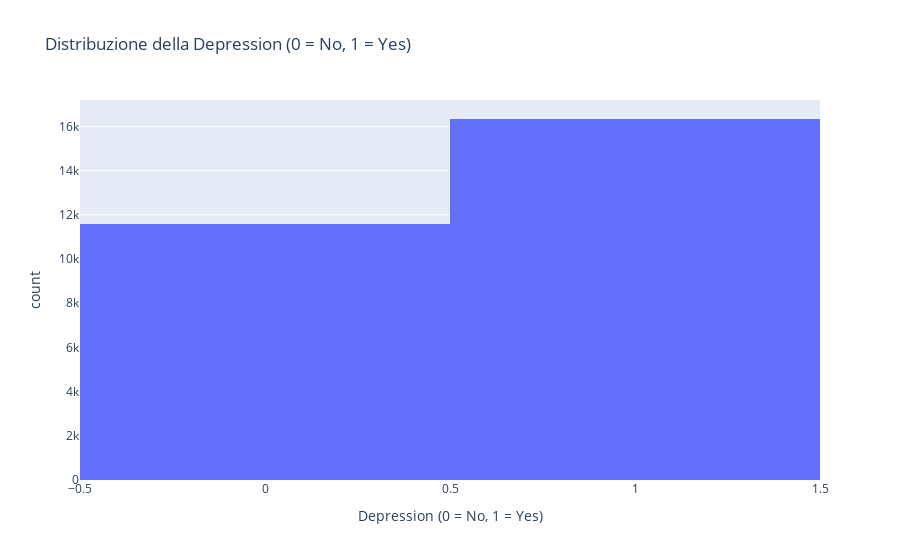
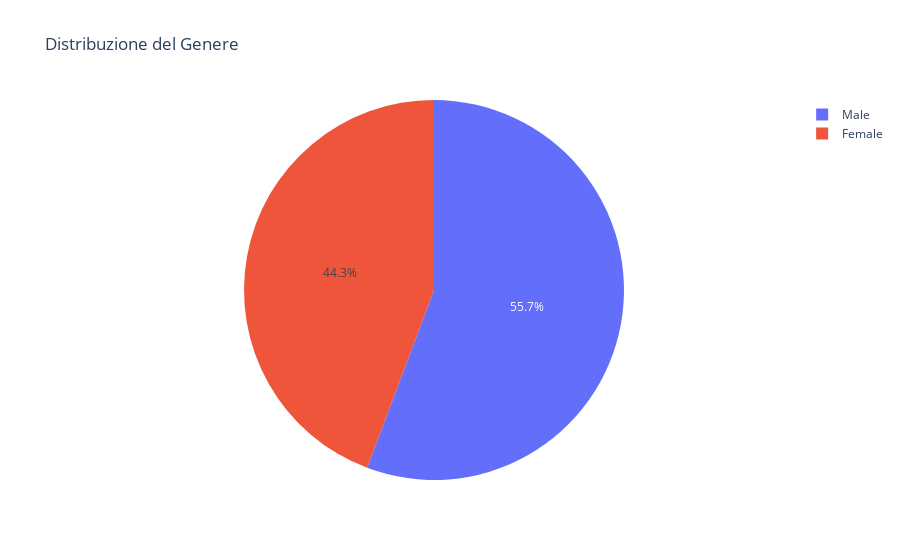
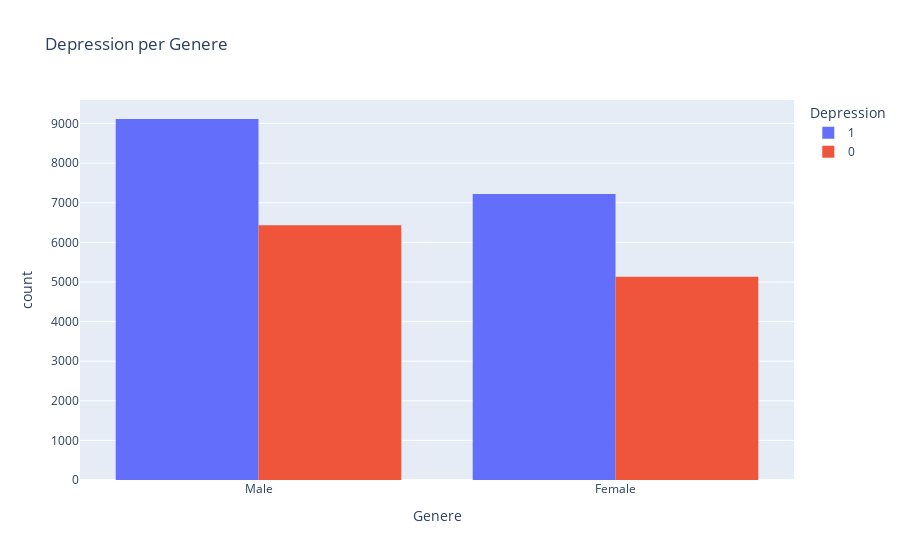
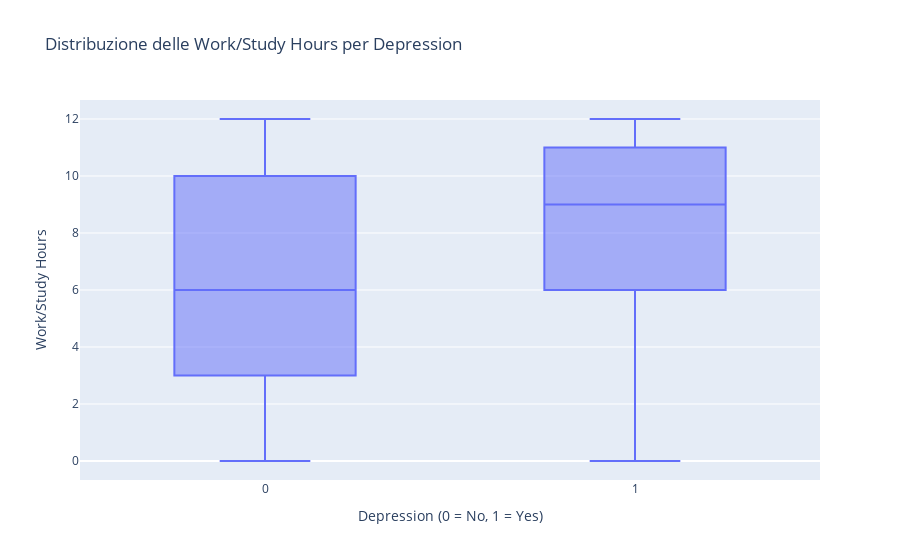

These figures' notebook cell, in order:
### Markdown cell above
# Student Depression Analysis

### Code cell
import pandas as pd
import plotly.express as px

# Carica il dataset (assicurati di aver già caricato il file CSV nella variabile df)
df = pd.read_csv('data/student_depression_dataset.csv')

# Grafico 1: Distribuzione della variabile Depression
fig1 = px.histogram(df, x='Depression', 
                    title='Distribuzione della Depression (0 = No, 1 = Yes)',
                    labels={'Depression': 'Depression (0 = No, 1 = Yes)'})
fig1.show()


# Grafico 5: Pie chart per la distribuzione di Genere
fig5 = px.pie(df, names='Gender', 
              title='Distribuzione del Genere',
              labels={'Gender': 'Genere'})
fig5.show()


# Grafico 2: Depression per Genere
fig2 = px.histogram(df, x="Gender", color="Depression", barmode="group", 
                    title="Depression per Genere",
                    labels={'Gender': 'Genere'})
fig2.show()

# TODO percentuale maschi vs femmine depresse (grafico impilato)


# TODO istogramma sovrapposto che metta in relazione Work/Study Hours per Depression

# Grafico 4: Box plot: Work/Study Hours per Depression
fig4 = px.box(df, x='Depression', y='Work/Study Hours', 
              title="Distribuzione delle Work/Study Hours per Depression",
              labels={'Depression': 'Depression (0 = No, 1 = Yes)', 'Work/Study Hours': 'Work/Study Hours'})
fig4.show()


# TODO no scatter, box plot per ogni accdemic pressure
df_filtered = df[df["Academic Pressure"] == 1]

fig = px.scatter(
    df_filtered,
    x="Academic Pressure",
    y="CGPA",
    color="Depression",
    title="Scatter Plot: Academic Pressure 1 vs CGPA (colorato per Depression)",
    hover_data=['Gender', 'Age'],
    labels={'Academic Pressure': 'Academic Pressure', 'CGPA': 'CGPA'}
)

fig.update_xaxes(range=[1, 1])

fig.show()



#Numero di studenti per città

city_counts = df['City'].value_counts()

fig1 = px.bar(x=city_counts.index, y=city_counts.values,
              labels={'x': 'City', 'y': 'Number of Students'},
              title='Number of Students per City')
fig1.update_layout(xaxis_tickangle=-45)
fig1.show()


#Media della pressione accademica e lavorativa per città
city_stress = df.groupby("City")[["Academic Pressure", "Work Pressure"]].mean().reset_index()

fig2 = px.bar(city_stress, x="City", y=["Academic Pressure", "Work Pressure"],
              barmode='group',
              title='Average Academic and Work Pressure per City')
fig2.update_layout(xaxis_tickangle=-45)
fig2.show()


#Percentuale di studenti con depressione per città
city_depression_rate = df.groupby("City")["Depression"].mean().reset_index()
city_depression_rate["Depression"] = city_depression_rate["Depression"] * 100  # percentuale

fig3 = px.bar(city_depression_rate.sort_values("Depression", ascending=False),
              x="City", y="Depression",
              title="Depression Rate per City (%)",
              labels={"Depression": "Depression Rate (%)"})
fig3.update_layout(xaxis_tickangle=-45)
fig3.show()


# TODO lasciare 1 e 3 graifco, spiegare valori anonimi, fare grafico con dimensione citta (e classificazione) VS percentuale depressione
# TODO accademic pressure per tipo di citta
# TODO istogramma con depressione e tipo di citta

### Figure 1 — Plotly figure (JSON) as saved in the notebook; plotly's stock layout.template omitted (floating-point values rounded to 4 significant figures; data arrays with more than 128 entries replaced by an {"elided": "..."} marker saying what was removed)
{"data": [{"alignmentgroup": "True", "bingroup": "x", "hovertemplate": "Depression (0 = No, 1 = Yes)=%{x}<br>count=%{y}<extra></extra>", "legendgroup": "", "marker": {"color": "#636efa", "pattern": {"shape": ""}}, "name": "", "offsetgroup": "", "orientation": "v", "showlegend": false, "type": "histogram", "x": {"elided": "27901 int values"}, "xaxis": "x", "yaxis": "y"}], "layout": {"barmode": "relative", "legend": {"tracegroupgap": 0}, "title": {"text": "Distribuzione della Depression (0 = No, 1 = Yes)"}, "xaxis": {"anchor": "y", "domain": [0, 1], "title": {"text": "Depression (0 = No, 1 = Yes)"}}, "yaxis": {"anchor": "x", "domain": [0, 1], "title": {"text": "count"}}}}

### Figure 2 — Plotly figure (JSON) as saved in the notebook; plotly's stock layout.template omitted (floating-point values rounded to 4 significant figures; data arrays with more than 128 entries replaced by an {"elided": "..."} marker saying what was removed)
{"data": [{"domain": {"x": [0, 1], "y": [0, 1]}, "hovertemplate": "Genere=%{label}<extra></extra>", "labels": {"elided": "27901 str values"}, "legendgroup": "", "name": "", "showlegend": true, "type": "pie"}], "layout": {"legend": {"tracegroupgap": 0}, "title": {"text": "Distribuzione del Genere"}}}

### Figure 3 — Plotly figure (JSON) as saved in the notebook; plotly's stock layout.template omitted (floating-point values rounded to 4 significant figures; data arrays with more than 128 entries replaced by an {"elided": "..."} marker saying what was removed)
{"data": [{"alignmentgroup": "True", "bingroup": "x", "hovertemplate": "Depression=1<br>Genere=%{x}<br>count=%{y}<extra></extra>", "legendgroup": "1", "marker": {"color": "#636efa", "pattern": {"shape": ""}}, "name": "1", "offsetgroup": "1", "orientation": "v", "showlegend": true, "type": "histogram", "x": {"elided": "16336 str values"}, "xaxis": "x", "yaxis": "y"}, {"alignmentgroup": "True", "bingroup": "x", "hovertemplate": "Depression=0<br>Genere=%{x}<br>count=%{y}<extra></extra>", "legendgroup": "0", "marker": {"color": "#EF553B", "pattern": {"shape": ""}}, "name": "0", "offsetgroup": "0", "orientation": "v", "showlegend": true, "type": "histogram", "x": {"elided": "11565 str values"}, "xaxis": "x", "yaxis": "y"}], "layout": {"barmode": "group", "legend": {"title": {"text": "Depression"}, "tracegroupgap": 0}, "title": {"text": "Depression per Genere"}, "xaxis": {"anchor": "y", "domain": [0, 1], "title": {"text": "Genere"}}, "yaxis": {"anchor": "x", "domain": [0, 1], "title": {"text": "count"}}}}

### Figure 4 — Plotly figure (JSON) as saved in the notebook; plotly's stock layout.template omitted (floating-point values rounded to 4 significant figures; data arrays with more than 128 entries replaced by an {"elided": "..."} marker saying what was removed)
{"data": [{"alignmentgroup": "True", "hovertemplate": "Depression (0 = No, 1 = Yes)=%{x}<br>Work/Study Hours=%{y}<extra></extra>", "legendgroup": "", "marker": {"color": "#636efa"}, "name": "", "notched": false, "offsetgroup": "", "orientation": "v", "showlegend": false, "type": "box", "x": {"elided": "27901 int values"}, "x0": " ", "xaxis": "x", "y": {"elided": "27901 int values"}, "y0": " ", "yaxis": "y"}], "layout": {"boxmode": "group", "legend": {"tracegroupgap": 0}, "title": {"text": "Distribuzione delle Work/Study Hours per Depression"}, "xaxis": {"anchor": "y", "domain": [0, 1], "title": {"text": "Depression (0 = No, 1 = Yes)"}}, "yaxis": {"anchor": "x", "domain": [0, 1], "title": {"text": "Work/Study Hours"}}}}
